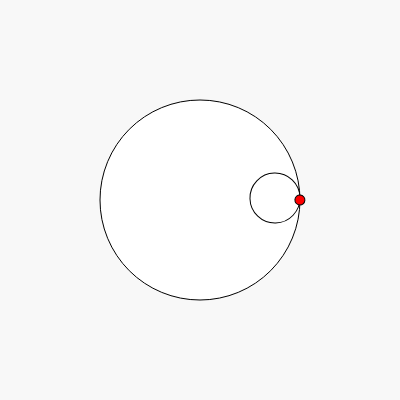
Frame 1 (no input)
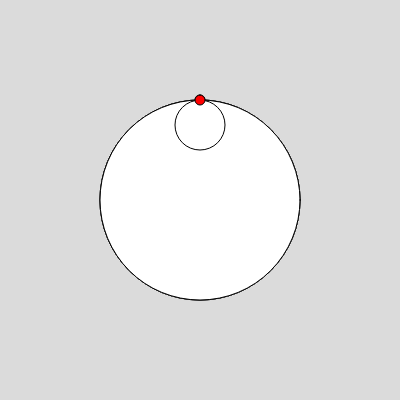
Frame 60 (no input)
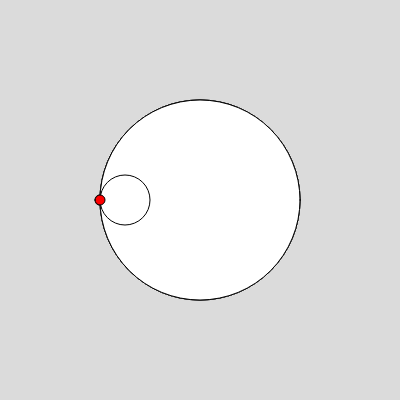
Frame 120 (the mouse pressed at the canvas centre since frame 60)

The p5.js sketch that drew these frames (run headless with seeded random() and noise() and a simulated clock; from frame 60 on, the mouse is pressed at the canvas centre):

// p5.js sketch
// ── sketch.js
const UC = 2
const outer_circle_radius = 100*UC
const inner_circle_radius = 25*UC
const rad = 6.28319
var outer_angle = 0
var inner_angle = 0

function setup() {
  createCanvas(400, 400);
  frameRate(60)
}

function inner_circle(pos) {
  outer_angle<=-rad ? outer_angle = 0 : outer_angle += 0 //reset angle count
  rotate(outer_angle-=(rad)/(4*60)) //rotaciona a elipse menor ao redor da origem
  ellipse(pos.x, pos.y, inner_circle_radius)
  fill(255, 0, 0)
  translate(pos.x, pos.y) //translada a origem pro centro do circulo menor
  rotate(inner_angle+=(rad)/(60)) //rotaciona o ponto vermelho ao redor do centro do circulo menor
  ellipse(inner_circle_radius/2, 0, 5*UC)
  fill(255)
}

function draw() {
  background(220, 220, 220, 50);
  translate(width/2, height/2) //translada a origem pro centro
  ellipse(0 , 0, outer_circle_radius) 
  inner_circle({x: (outer_circle_radius-inner_circle_radius)/2, y: 0})
}
